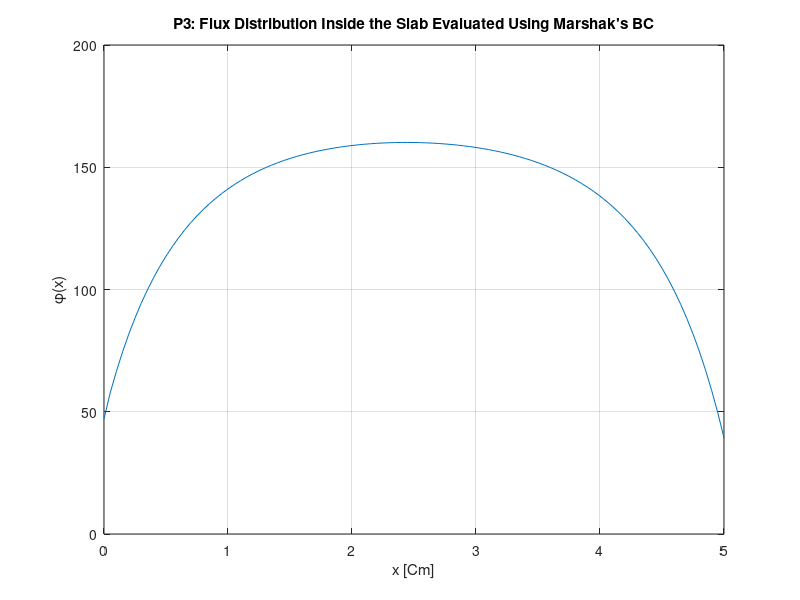

This chart was generated by the following MATLAB code:
% P3 Marshak's BC
clc;
clear;
close all;
seg_t=1.5;seg_s=0.9;Q=100;
seg_0=seg_t-seg_s;
L=5;                        % thickness of the whole slab
k=101;                      % number of mesh points
del=L/(k-1);

% F0 and F1 equations' coefficients
A=3*seg_t*(del)^2;
B=(7*seg_t*(del)^2)/9;
C=2/(3*del*seg_t);

% (i) is the space mesh index, and (n) is the iterations counter
% Arbitrary intial guess of F0 and F1 of the 1st iteration
for i=1:k
    F0(i,1)=5;
    F1(i,1)=10;
end

n=0;
mx_dif=1;                    % intiating the convergance criterion
while mx_dif>0.00001         % convergance criterion for the flux
    
    n=n+1;                   % next iteration
        
% +++++ Finding (F0) and (F1) for each mesh point for iteration (n) ++++++
        for i=1:k-2

        F0(i+1,n+1)=0.5*((F0(i+2,n)+F0(i,n))-A*(seg_0*F0(i,n)-2*seg_0*F1(i,n)-Q));
        F1(i+1,n+1)=0.5*((F1(i+2,n)+F1(i,n))-B*(((4*seg_0+5*seg_t)*F1(i,n))-(2*(seg_0*F0(i,n+1)+Q))));

        end
        
% Choose the two boundary values of F1 for each iteration to be equal the neighborhood values this choice
% should be done by different approaches, but I found this most convenient
        F1(k,n+1)=F1(k-1,n+1);
        F1(1,n+1)=F1(2,n+1);
        
        % implementing Marshak's BCs
        F0(1,n+1)=(1/(1+C))*((3/4)*F1(1,n+1)+C*F0(2,n+1));
        F0(k,n+1)=(1/(1+C))*((3/4)*F1(k,n+1)+C*F0(k-1,n+1));
        
        % find phi for each mesh point for this iterantion
        for i=1:k
            phi(i,n)=F0(i,n+1)-2*F1(i,n+1);

            % Specifying the difference in phi between each two successive iteration
            
            if n>1    % skip evaluating the difference for the 1st iteration       
            dphi(i,n-1)=phi(i,n)-phi(i,n-1);           % difference in phi
            else
            dphi=1;               % put the difference=1 for 1st iteration
            end
        
        end
        % find the maximum difference in flux between all the mesh points
        mx_dif=max(dphi);    
end
n               % display the number of iterations required for convergance

% Plot (phi) vs the width of the slab (x)
x=linspace(0,L,k);
plot(x,phi(:,n))
xlabel('x [Cm]')
ylabel('\phi(x)')
title('P3: Flux Distribution Inside the Slab Evaluated Using Marshak''s BC')
grid on
hold on